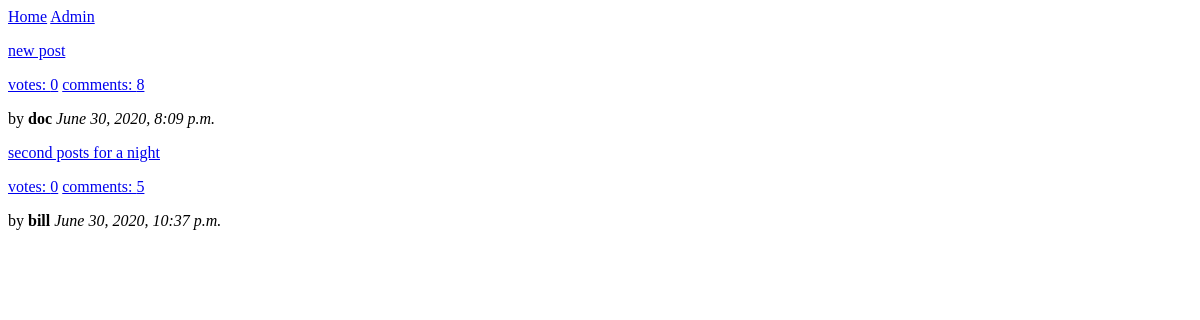
Before: / with the older database file.
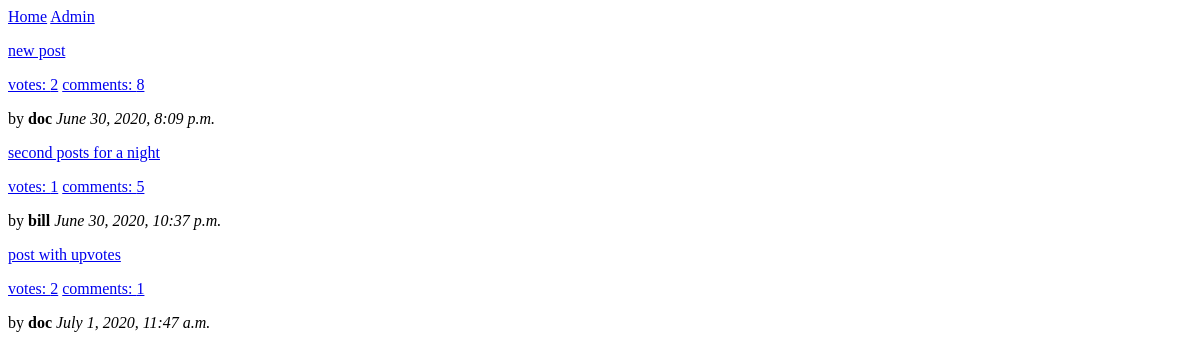
After: the same page with the newer database file.
### main/models.py (models this page shows, shortened)
class Post(models.Model):
    title = models.CharField(max_length=120)
    link = models.URLField()
    creation_date = models.DateTimeField(auto_now_add=True,
                                         db_index=True)
    author_name = models.CharField(max_length=60)
    amount_of_upvotes = models.IntegerField(default=0)

### main/views.py (the view)
# urls.py: path('', index, name='index'),
def index(request):
    posts = Post.objects.all()
    num_comments = Post.objects.annotate(Count('comments'))
    context = {'posts': posts, 'num_comments': num_comments}
    return render(request, 'index.html', context)

### main/templates/index.html (shortened to what this page needs)
{% extends "base.html" %}
{% block content %}
<div>
	{% for post in posts %}
		<div>
			<p><a href={{ post.link }} target="_blank">{{ post.title }}</a></p>
			<a href="{% url 'upvote_post' post.pk %}">votes: {{ post.amount_of_upvotes }}</a>
			<a href="{% url 'comments' post_id=post.pk %}">
				comments: {{ post.comments.count}}</a>
			<p>by <b>{{ post.author_name }}</b> <i>{{ post.creation_date}}</i></p>
		</div>
	{% endfor %}
</div>
{% endblock content %}

### main/templates/base.html (shortened to what this page needs)
<!DOCTYPE html>
<html>
<head>
</head>
<body>
<div>
	<a href="{% url 'index' %}" >Home</a>
	<a href="/admin" >Admin</a>
</div>
<div>
	{% block content %}
	{% endblock %}
</div>
</body>
</html>

Changed rows visible on the page:
changed Post "new post": amount_of_upvotes "0" → "2"
changed Post "second posts for a night": amount_of_upvotes "0" → "1"
added Post: title "post with upvotes", amount_of_upvotes "2", comments.count "1", author_name "doc", creation_date "July 1, 2020, 11:47 a.m."
